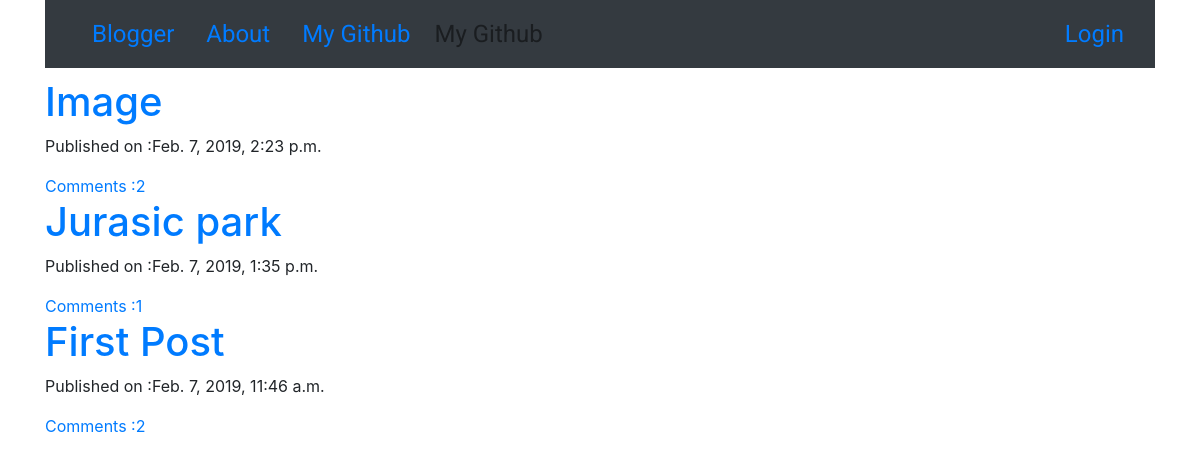
The page / on the database its author committed.
### blog/models.py (models this page shows, shortened)
class Post(models.Model):
    author = models.ForeignKey('auth.User',on_delete=models.CASCADE)
    title = models.CharField(max_length=200)
    text = models.TextField()
    created_date = models.DateTimeField(default=timezone.now)
    published_date = models.DateTimeField(null=True,blank=True)
    def approve_comment(self):
        return self.comments.filter(approved_comment=True)

### blog/views.py (the view)
# urls.py: path('',views.PostListView.as_view(),name='post_list'),
class PostListView(ListView):
    model = Post
    def get_queryset(self):
        return Post.objects.filter(published_date__lte=timezone.now()).order_by('-published_date')

### blog/templates/blog/post_list.html
{% extends "blog/base.html" %}
{% block content%}
<div class="centerstage">
  {% for post in post_list %}
  <div class="post">
    <h1><a href="{% url 'post_detail' pk=post.pk%}"> {{post.title}} </a></h1>
    <div class="date">
      <p>Published on :{{post.published_date}}</p>
    </div>
    <a href="{% url 'post_detail' pk=post.pk %}">Comments :{{ post.approve_comment.count }}</a>
  </div>
  {% endfor %}
</div>
{% endblock %}

### blog/static/css/blog.css (style rules this page uses)
.centerstage { margin-left: auto; margin-right: auto; }

### rows shown on the page
Post: title "Image", published_date "Feb. 7, 2019, 2:23 p.m.", approve_comment.count "2"
Post: title "Jurasic park", published_date "Feb. 7, 2019, 1:35 p.m.", approve_comment.count "1"
Post: title "First Post", published_date "Feb. 7, 2019, 11:46 a.m.", approve_comment.count "2"
